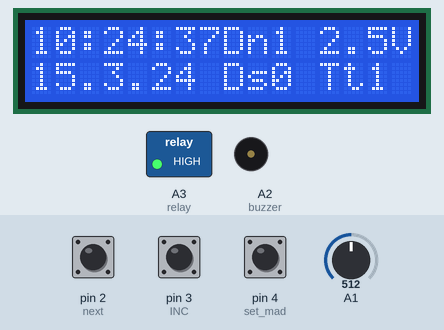
Recording of a sketch running on a simulated Arduino Uno, built with avr-gcc and run on an emulated ATmega328P. Parts: 16×2 character LCD, switched loads named in the sketch (green lamp = pin HIGH), buzzer (waves = sounding, pin HIGH). The inputs (shaded band) are chosen by the test bench; at power-on: pin 4 (set_mad) HIGH, pin 2 (next) HIGH, pin 3 (INC) HIGH, A1 = 512. The local clock reads 2024-03-15 10:24:30 at power-on unless the sketch sets it; EEPROM starts erased; what the sketch prints to the serial monitor is not drawn.

Above: at 7.8 s.
7.9 s: pin 4 (set_mad) pulled LOW for 0.25 s
At 9.4 s:
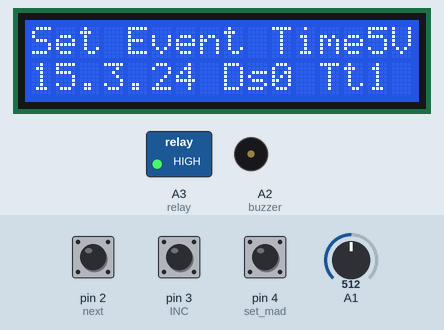
11.1 s: pin 2 (next) pulled LOW for 0.25 s
At 12.5 s:
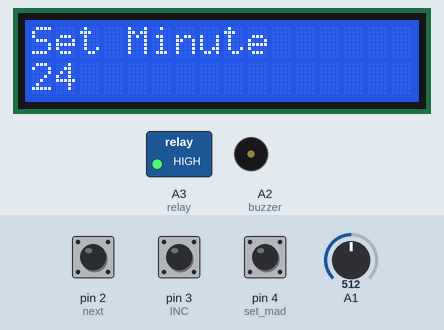
14.3 s: pin 3 (INC) pulled LOW for 0.25 s
At 14.9 s:
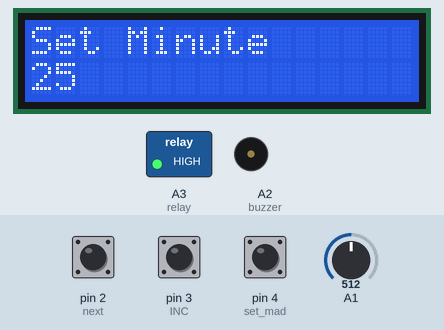
17.5 s: pin 2 (next) pulled LOW for 1 s
At 19.7 s:
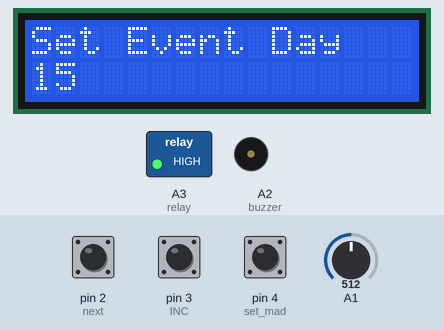
20.0 s: pin 2 (next) pulled LOW for 0.25 s
At 21.4 s:
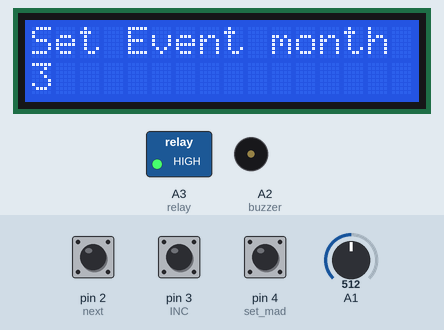
21.7 s: pin 2 (next) pulled LOW for 3.2 s
At 25.8 s:
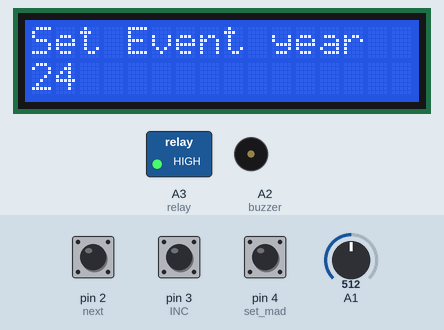
Timing chart, 0 to 27.3 s (numbered marks = the images above; inputs shaded):
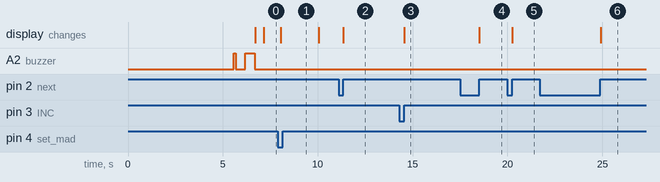

The sketch:

rtc_arduino_new.ino
```cpp
/* ----- C Program for Arduino based Alarm Clock ---- */

#include <Wire.h>
#include<EEPROM.h>
#include <RTClib.h>
#include <LiquidCrystal.h>

LiquidCrystal lcd(13, 12, 8, 7, 6, 5);
RTC_DS1307 RTC;
int temp,inc,hours1,minut,day1,month1,yr1,add=11,ttime=1,dstatus;

int next=2;
int INC=3;
int set_mad=4;

#define buzzer A2
#define relay A3

int HOUR,MINUT,SECOND,DAY,MONTH,YR,TTIME=1,DSTATUS;

  int tem[18];

int vdata;
float volt;

void setup()
{
 Wire.begin();
 RTC.begin();
 lcd.begin(16,2);
 pinMode(INC, INPUT);
 pinMode(next, INPUT);
 pinMode(set_mad, INPUT);
 pinMode(buzzer, OUTPUT);
 pinMode(relay, OUTPUT);
  digitalWrite(relay, HIGH);
 digitalWrite(buzzer, LOW);

 digitalWrite(next, HIGH);
 digitalWrite(set_mad, HIGH);
 digitalWrite(INC, HIGH);

 Serial.begin(9600);

   lcd.setCursor(0,0);
   lcd.print("Auto IED Mng:Sys");
   lcd.setCursor(0,1);
   lcd.print("   Sappers 43   ");
    delay(5000);

   digitalWrite(relay,HIGH);
   delay(500);

   digitalWrite(buzzer,HIGH);
   delay(100);
   digitalWrite(buzzer,LOW);
   delay(500);
   digitalWrite(buzzer,HIGH);
   delay(500);
   digitalWrite(buzzer,LOW);


 if(!RTC.isrunning())
 {
 RTC.adjust(DateTime(__DATE__,__TIME__));
 }
}

void loop()
{
   int temp=0,val=1,temp4;

   DateTime now = RTC.now();


   if(digitalRead(set_mad) == 0)      //set Alarm time  BT pressed
   {
     lcd.setCursor(0,0);
     lcd.print("Set Event Time");     Serial.print("  Set Event Time");
    delay(2000);
    defualtt();
    time();
    delay(1000);


    lcd.clear();
    lcd.setCursor(0,0);
    lcd.print("    Event"); Serial.print("  Event time ");
    lcd.setCursor(0,1);
    lcd.print(" has been set"); Serial.print(" has been set  ");
    delay(2000);
  }


 lcd.clear();
 lcd.setCursor(0,0);
// lcd.print("T:"); Serial.print("   T:");
// lcd.setCursor(2,0);
 lcd.print(HOUR=now.hour(),DEC);  Serial.print(HOUR=now.hour(),DEC);
 lcd.print(":"); Serial.print(":");
 lcd.print(MINUT=now.minute(),DEC); Serial.print(MINUT=now.minute(),DEC);
 lcd.print(":"); Serial.print(":");
 lcd.print(SECOND=now.second(),DEC); Serial.print(SECOND=now.second(),DEC);

 lcd.setCursor(0,1);
 //lcd.print("D:"); Serial.print("  D: ");
 lcd.print(DAY=now.day(),DEC);    Serial.print(now.day(),DEC);
 lcd.print(".");    Serial.print(".");
 lcd.print(MONTH=now.month(),DEC);    Serial.print(now.month(),DEC);
 lcd.print(".");   Serial.print(".");
 lcd.print(YR=(now.year()-2000),DEC); Serial.print((now.year()-2000),DEC);
 Serial.print("      ");

 vdata=analogRead(A1);
 volt = vdata * 5.0 / 1023.0;
 lcd.setCursor(12,0);
  lcd.print(volt); Serial.print(volt);
 lcd.setCursor(15,0);
 lcd.print("V"); Serial.print("   V=");

 lcd.setCursor(8,0);
 lcd.print("Dn"); Serial.print("   Dn=");
 lcd.print(1); Serial.print(1);

 lcd.setCursor(8,1);
 lcd.print("Ds"); Serial.print("   Ds=");
 lcd.print(DSTATUS); Serial.print(DSTATUS);

 lcd.setCursor(12,1);
 lcd.print("Tt"); Serial.print("   Tt=");
 lcd.print(TTIME); Serial.print(TTIME);


/*  for(int i=11;i<18;i++)
  {
    tem[i]=EEPROM.read(i);
    Serial.print("  ");
    Serial.print(tem[i]);
  }
*/

//TTIME=tem[16];TTIME=TTIME;TTIME==TTIME;
//DSTATUS=tem[17];DSTATUS=DSTATUS;DSTATUS==DSTATUS;

  Serial.println();

 match();


 delay(200);
}
```

alarmset.ino
```cpp
/*Function to set alarm time and feed time into Internal eeprom*/

void time()
{

/*lcd.clear();
      lcd.setCursor(0,0);
    lcd.print("Set Event Time ");         Serial.print("Set Event Time ");
        lcd.print(HOUR);    Serial.print(HOUR);
    lcd.print(":");    Serial.print(":");
    lcd.print(MINUT);    Serial.print(MINUT);
    lcd.print(":");    Serial.print(":");
    lcd.print(SECOND);    Serial.print(SECOND);

*/


  int temp=1,minuts=0,hours=0,seconds=0;

    while(temp==1)
    {
     if(digitalRead(INC)==0)   //inc bt pressed
     {
      HOUR++;
      if(HOUR==24)
      {
       HOUR=0;
      }
      while(digitalRead(INC)==0);
     }

    lcd.clear();
    lcd.print("Set Event Hour ");         Serial.print("Set Event Hour ");
   //lcd.print(x);
    lcd.setCursor(0,1);
    lcd.print(HOUR);    Serial.print(HOUR);
      Serial.println();
    delay(100);

    if(digitalRead(next)==0)      //next bt pressed
    {
      hours1=HOUR;
      EEPROM.write(11,hours1);
     temp=2;
     while(digitalRead(next)==0);
    }
    }

    while(temp==2)
    {
     if(digitalRead(INC)==0)
     {
      MINUT++;
      if(MINUT==60)
      {MINUT=0;}
      while(digitalRead(INC)==0);
     }
    lcd.clear();
    lcd.setCursor(0,0);
    lcd.print("Set Minute");    Serial.print("set MINUT");
    lcd.setCursor(0,1);
    lcd.print(MINUT);    Serial.print(MINUT);
      Serial.println();

    delay(100);
      if(digitalRead(next)==0)
      {
       minut=MINUT;
       EEPROM.write(12, minut);  //add++
       temp=3;
       while(digitalRead(next)==0);
      }
    }


 while(temp==3)
    {
     if(digitalRead(INC)==0)
     {
      DAY++;
      if(DAY==32)
      {DAY=0;}
      while(digitalRead(INC)==0);
     }
  /*  lcd.clear();
    lcd.print("Set Event Date"); Serial.print("set event date");
    lcd.print(DAY); Serial.print(DAY);
    lcd.print("."); Serial.print(".");
    lcd.print(MONTH); Serial.print(MONTH);
    lcd.print("."); Serial.print(".");
    lcd.print(YR); Serial.print(YR);
    delay(1000);
    */
    lcd.clear();
    lcd.print("Set Event Day ");         Serial.print("Set Event Day ");
    lcd.setCursor(0,1);
    lcd.print(DAY); Serial.print(DAY);
      Serial.println();

    delay(100);
      if(digitalRead(next)==0)
      {
       day1=DAY;
       EEPROM.write(13, day1);
       temp=4;
       while(digitalRead(next)==0);
      }
    }


 while(temp==4)
    {
     if(digitalRead(INC)==0)
     {
      MONTH++;
      if(MONTH==13)
      {MONTH=0;}
      while(digitalRead(INC)==0);
     }
    lcd.clear();
        lcd.setCursor(0,0);
    lcd.print("Set Event month"); Serial.print("set event month");
    lcd.setCursor(0,1);
    lcd.print(MONTH); Serial.print(MONTH);
      Serial.println();

    delay(100);
      if(digitalRead(next)==0)
      {
       month1=MONTH;
       EEPROM.write(14, month1);
       temp=5;
       while(digitalRead(next)==0);
      }
    }


 while(temp==5)
    {
     if(digitalRead(INC)==0)
     {
      YR++;
      if(YR==100)
      {YR=0;}
      while(digitalRead(INC)==0);
     }
    lcd.clear();
        lcd.setCursor(0,0);
    lcd.print("Set Event year"); Serial.print("set event year");
    lcd.setCursor(0,1);
    lcd.print(YR); Serial.print(YR);
      Serial.println();

    delay(100);
      if(digitalRead(next)==0)
      {
       yr1=YR;
       EEPROM.write(15, yr1);
       temp=6;
       while(digitalRead(next)==0);
      }
    }


 while(temp==6)
    {
     if(digitalRead(INC)==0)
     {
      TTIME++;
      if(TTIME==60)
      {TTIME=0;}
      while(digitalRead(INC)==0);
     }
    lcd.clear();
    lcd.print("Set Event T:Time"); Serial.print("set event T:Time");
    lcd.setCursor(0,1);
    lcd.print(TTIME); Serial.print(TTIME);
      Serial.println();

    delay(100);
      if(digitalRead(next)==0)
      {
       ttime=TTIME;
       EEPROM.write(16, ttime);
       temp=7;
       while(digitalRead(next)==0);
      }
    }

 while(temp==7)
    {
     if(digitalRead(INC)==0)
     {
      DSTATUS++;
      if(DSTATUS==2)
      {DSTATUS=0;}
      while(digitalRead(INC)==0);
     }
    lcd.clear();
    lcd.print("Set Device Status"); Serial.print("Set Device Status");
    lcd.setCursor(0,1);
    lcd.print(DSTATUS); Serial.print(DSTATUS);
      Serial.println();

    delay(100);
      if(digitalRead(next)==0)
      {
       dstatus=DSTATUS;
       EEPROM.write(17, dstatus);
       temp=0;
       while(digitalRead(next)==0);
      }
    }


    delay(1000);
}
```

beep.ino
```cpp
/* function to buzzer indication */

void beep()
{
   digitalWrite(buzzer,HIGH);
   digitalWrite(relay,LOW);
   delay(2000);
   digitalWrite(buzzer,LOW);
   digitalWrite(relay,HIGH);
   delay(500);
}
```

default.ino
```cpp
void defualtt()
{
  lcd.setCursor(0,1);
  lcd.print(HOUR);
  Serial.print(HOUR);
  lcd.print(":");
  Serial.print(":");
  lcd.print(MINUT);
  Serial.print(MINUT);
  lcd.print(":");
  Serial.print(":");
  lcd.print(SECOND);
  Serial.print(SECOND);
  Serial.println();
}
```

match.ino
```cpp
/* Function to chack medication time */

void match()
{
  int tem[18];
  for(int i=11;i<18;i++)
  {
    tem[i]=EEPROM.read(i);
    Serial.print("  ");
    Serial.print(tem[i]);
  }


/*
  for(int i=11;i<18;i++)
  {
    tem[i]=EEPROM.read(i);
    Serial.print("  ");
    Serial.print(tem[i]);
  }
 */


 if(DSTATUS==1)
 {
  if(HOUR == tem[11] && MINUT == tem[12] && DAY == tem[13] && MONTH == tem[14] && YR == tem[15]&& TTIME == tem[16] && DSTATUS == tem[17]  )
  {
   beep();beep();beep();beep();
   lcd.clear();
   lcd.print("Event Happening");   Serial.print("Event Happening");
   lcd.setCursor(0,1);
   lcd.print("Event Happening");
   beep();beep();beep();beep();
  }
 }

else
 {
  if(HOUR == tem[11] && MINUT == tem[12] && DAY == tem[13] && MONTH == tem[14] && YR == tem[15]&& TTIME == tem[16] && DSTATUS == tem[17]  )
  {

   lcd.clear();
   lcd.print("Event Happening"); Serial.print("Event Happening");
   lcd.setCursor(0,1);
   lcd.print("Device Nt Active");   Serial.print("Device Nt Active");


  }
 }

}
```

Measured:
- after the input at 7.9 s, the display: changes after 0.14 s (image 1)
- after the input at 11.1 s, the display: changes after 0.25 s (image 2)
- after the input at 14.3 s, the display: changes after 0.25 s (image 3)
- after the input at 17.5 s, the display: changes after 1.0 s (image 4)
- after the input at 20.0 s, the display: changes after 0.25 s (image 5)
- after the input at 21.7 s, the display: changes after 3.2 s (image 6)
